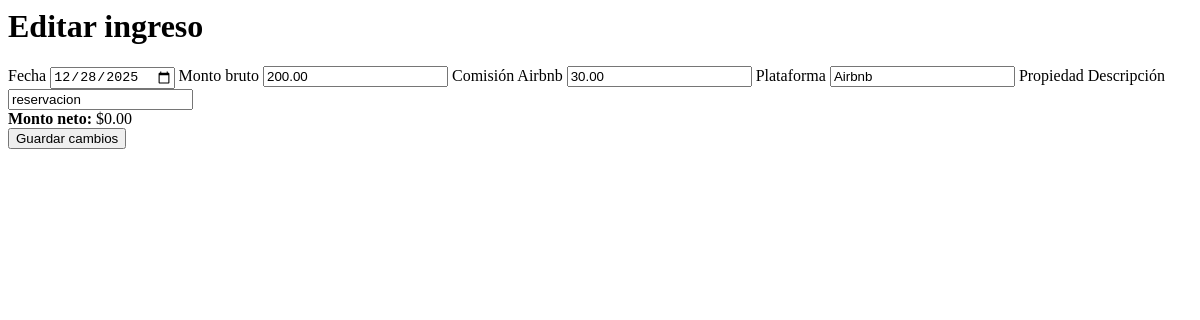
Page /ingresos/6/editar/ (signed in) on the committed database.
### core/models.py (models this page shows, shortened)
class Ingreso(models.Model):
    propiedad = models.ForeignKey(Propiedad, on_delete=models.CASCADE)
    monto_bruto = models.DecimalField(max_digits=10, decimal_places=2)
    comision = models.DecimalField(max_digits=10, decimal_places=2)
    descripcion = models.CharField(max_length=255, blank=True)
    fecha = models.DateField()
    plataforma = models.CharField(max_length=50)
    creado_por = models.ForeignKey(User, on_delete=models.CASCADE)
    creado_en = models.DateTimeField(auto_now_add=True)

### core/views.py (the view)
# urls.py: path("ingresos/<int:pk>/editar/", views.editar_ingreso, name="editar_ingreso"),
@login_required
def editar_ingreso(request, pk):
    ingreso = get_object_or_404(Ingreso, pk=pk)
    if request.method == "POST":
        form = IngresoForm(request.POST, instance=ingreso)
        if form.is_valid():
            ingreso_editado = form.save(commit=False)
            ingreso_editado.propiedad = ingreso.propiedad
            ingreso_editado.creado_por = ingreso.creado_por
            ingreso_editado.save()
            return redirect("lista_ingresos")
    else:
        form = IngresoForm(instance=ingreso)
    return render(request, "core/crear_ingreso.html", {
        "form": form,
        "editar": True,
    })

### core/forms.py (shortened to what this page needs)
class IngresoForm(forms.ModelForm):
    class Meta:
        model = Ingreso
        fields = [
            "fecha",
            "monto_bruto",
            "comision",
            "descripcion",
            "plataforma",
            ]
        widgets = {
            "fecha": forms.DateInput(attrs={"type": "date"}),
            "descripcion": forms.TextInput(attrs={"placeholder": "Ej: Reserva Airbnb"}),
        }

### core/templates/core/crear_ingreso.html (shortened to what this page needs)
{% load static %}
<link rel="stylesheet" href="{% static 'core/styles.css' %}">
<h1>
    {% if editar %}
        Editar ingreso
    {% else %}
        Nuevo ingreso
    {% endif %}
</h1>
<form method="post" class="form-card">
    <label>Fecha</label>
    {{ form.fecha }}
    <label>Monto bruto</label>
    {{ form.monto_bruto }}
    <label>Comisión Airbnb</label>
    {{ form.comision }}
    <label>Plataforma</label>
    {{ form.plataforma }}
    <label>Propiedad</label>
    <label>Descripción</label>
    {{ form.descripcion }}
    <div class="neto-preview">
        <strong>Monto neto:</strong>
        <span id="monto-neto">$0.00</span>
    </div>
    <button type="submit">
        {% if editar %}Guardar cambios{% else %}Guardar ingreso{% endif %}
    </button>
</form>

### rows in the picture
Ingreso: fecha "12/28/2025", monto_bruto "200.00", comision "30.00", plataforma "Airbnb", descripcion "reservacion"
